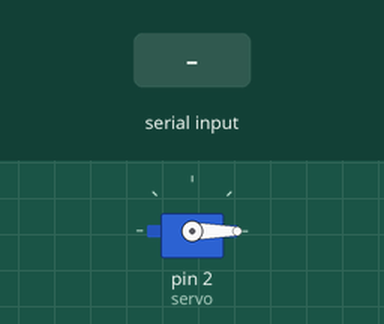
Recording of a sketch running on a simulated Arduino Uno, built with avr-gcc and run on an emulated ATmega328P. On the bench: servo. Inputs (shaded band) come from the test bench.

Above: at 1.2 s.
1.3 s: "1" received over the second serial link
At 2.3 s:
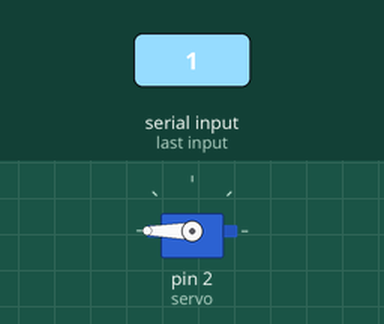
2.8 s: "0" received over the second serial link
At 3.5 s:
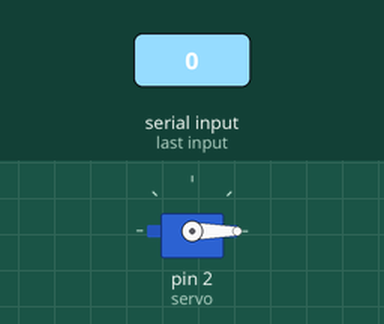
Timing chart, 0 to 5.8 s (numbered marks = the images above; inputs shaded):
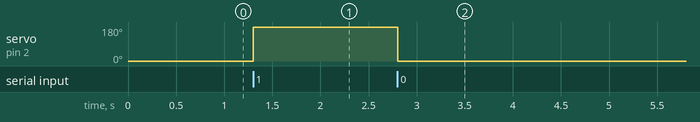

Measured:
- after the input at 1.3 s, servo on pin 2 (servo): 0° → 180° at once
- after the input at 2.8 s, servo on pin 2 (servo): 180° → 0° at once

The sketch:

BluetoothServo.ino
```cpp
#include <SoftwareSerial.h>
#include <Servo.h>

//At analog A5
Servo servo;

// connect BT module TX to D10
// connect BT module RX to D11
SoftwareSerial BT(10, 11);

void setup(){
  Serial.begin(9600);
  servo.attach(2);
  BT.begin(9600);
  BT.println("1 = on: 2 = off");
  servo.write(0);
}

char c; // stores incoming character from other device
void loop(){
  if (BT.available()){
    c=(BT.read());
    if(c=='1'){
      BT.println("ON");
      servo.write(180);
      delay(1000);
    }
    if(c=='0'){
      BT.println("OFF");
      servo.write(0);
      delay(1000);
    }
    }
}
```
